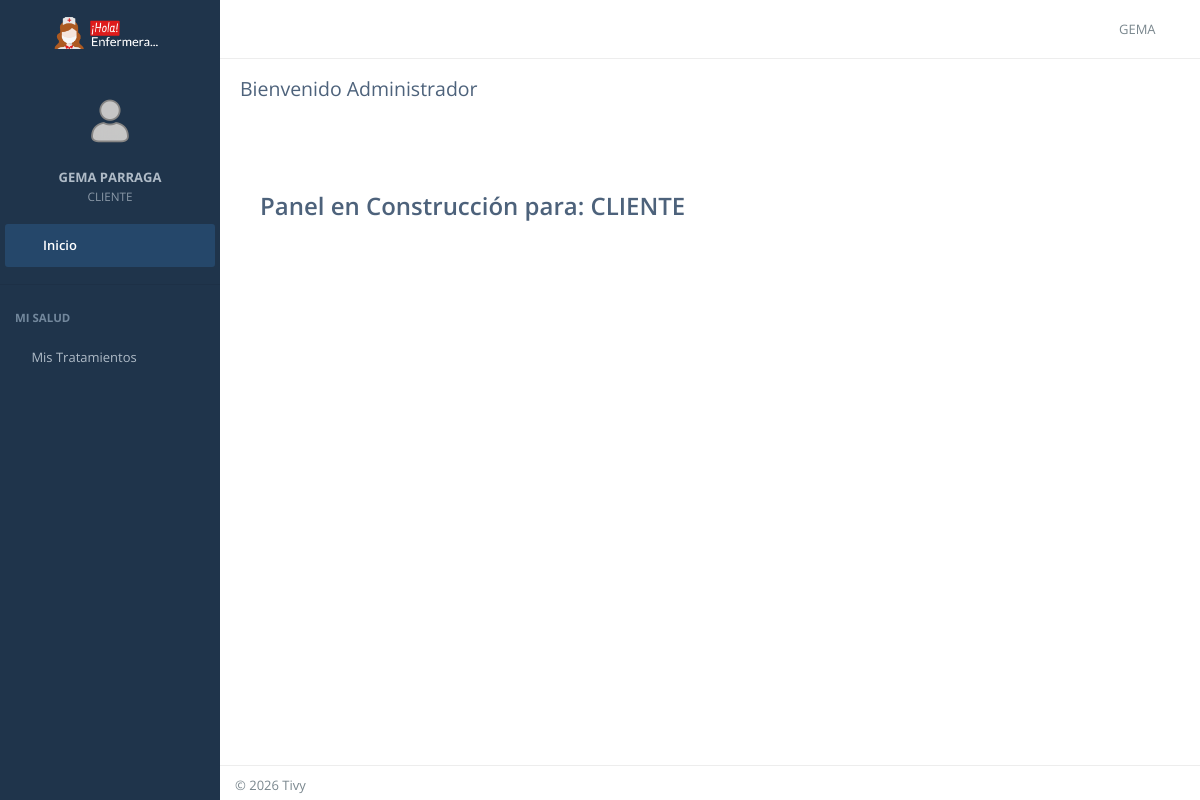
Page /dashboard/ (signed in) on the committed database.
### CoreApps/users/models.py (models this page shows, shortened)
class User(AbstractUser):
    class Roles(models.TextChoices):
        CLIENTE = 'CLIENTE', _('Cliente')
        ENFERMERO = 'ENFERMERO', _('Enfermero')
        SUPERVISOR = 'SUPERVISOR', _('Supervisor')
        ADMINISTRADOR = 'ADMINISTRADOR', _('Administrador')
        SUPERADMIN = 'SUPERADMIN', _('Super Administrador')
    email = models.EmailField(_('Correo Electrónico'), unique=True)
    groups = models.ManyToManyField(
        Group,
        verbose_name=_('groups'),
        blank=True,
        help_text=_('The groups this user belongs to.'),
        related_name="custom_user_groups",  # Nombre único para evitar el choque
        related_query_name="user",
    )
    user_permissions = models.ManyToManyField(
        Permission,
        verbose_name=_('user permissions'),
        blank=True,
        help_text=_('Specific permissions for this user.'),
        related_name="custom_user_permissions", # Nombre único para evitar el choque
        related_query_name="user",
    )
    rol = models.CharField(
        max_length=20,
        choices=Roles.choices,
        default=Roles.CLIENTE,
        verbose_name=_('Rol en el sistema')
    )
    cedula = models.CharField(
        _('Cédula / RUC'),
        max_length=13,
        unique=True,
        blank=True,
        null=True
    )
    telefono = models.CharField(
        _('Teléfono Celular'),
        max_length=20,
        blank=True,
        null=True,
        help_text=_('Número principal para contacto')
    )
    foto = models.ImageField(upload_to='perfiles/fotos/', blank=True, null=True)
    USERNAME_FIELD = 'email'
    REQUIRED_FIELDS = ['username', 'first_name', 'last_name', 'cedula']
    class Meta:
        verbose_name = _('Usuario')
        verbose_name_plural = _('Usuarios')

### CoreApps/main/views.py (the view)
# urls.py: path('dashboard/', DashboardView.as_view(), name='dashboard'), # localhost:8000/dashboard/
class DashboardView(LoginRequiredMixin, TemplateView):
    def get_template_names(self):
        user = self.request.user
        if user.rol in ['ADMINISTRADOR', 'SUPERADMIN', 'SUPERVISOR'] or user.is_superuser:
            return ['main/dashboard/admin_home.html']
        elif user.rol == 'ENFERMERO':
            return ['main/dashboard/nurse_home.html']
        else:
            return ['main/dashboard/client_home.html']
    def get_context_data(self, **kwargs):
        context = super().get_context_data(**kwargs)
        context['user_role'] = self.request.user.rol
        return context

### templates/main/dashboard/client_home.html
{% extends 'layouts/dashboard_base.html' %}
{% block title %}Panel Admin{% endblock %} {% block page_title %}Bienvenido Administrador{% endblock %} {% block content %}
    <div class="panel">
        <div class="panel-body">
            <h3>Panel en Construcción para: {{ user.rol }}</h3>
        </div>
    </div>
{% endblock %}

### templates/includes/dashboard/navbar.html (shortened to what this page needs)
{% load static %}
<header id="navbar">
    <div id="navbar-container" class="boxed">
        <div class="navbar-header">
            <a href="{% url 'dashboard' %}" class="navbar-brand">
                <div class="brand-custom-wrapper">
                    <img src="{% static 'img/logo-hola-enfermera2.png' %}"
                         alt="Hola Enfermera"
                         class="logo-image logo-lg">
                </div>
            </a>
        </div>
        <div class="navbar-content">
            <ul class="nav navbar-top-links pull-left">
                <li class="tgl-menu-btn">
                    <a class="mainnav-toggle" href="#">
                        <i class="demo-pli-list-view"></i>
                    </a>
                </li>
            </ul>
            <ul class="nav navbar-top-links pull-right">
                <li id="dropdown-user" class="dropdown">
                    <a href="#" data-toggle="dropdown" class="dropdown-toggle text-right">
                        <span class="ic-user pull-right">
                            <i class="demo-pli-male"></i>
                        </span>
                        <div class="username hidden-xs">{{ user.first_name }}</div>
                    </a>
                </li>
            </ul>
        </div>
    </div>
</header>

### templates/includes/dashboard/menu.html (shortened to what this page needs)
{% load static %}
<nav id="mainnav-container">
    <div id="mainnav">
        <div id="mainnav-menu-wrap">
            <div class="nano">
                <div class="nano-content">
                    <div id="mainnav-profile" class="mainnav-profile">
                        <div class="profile-wrap text-center">
                            <div class="pad-btm">
                                {% if user.foto %}
                                    <img class="img-circle img-md" src="{{ user.foto.url }}" alt="Foto">
                                {% else %}
                                    <img class="img-circle img-md" src="{% static 'img/profile-photos/user.png' %}" alt="Foto">
                                {% endif %}
                            </div>
                            <a href="#profile-nav" class="box-block" data-toggle="collapse" aria-expanded="false">
                                <p class="mnp-name">{{ user.get_full_name }}</p>
                                <span class="mnp-desc">{{ user.rol }}</span>
                            </a>
                        </div>
                    </div>
                    <ul id="mainnav-menu" class="list-group">
    <li class="active-link">
        <a href="{% url 'dashboard' %}">
            <i class="demo-pli-home"></i>
            <span class="menu-title">Inicio</span>
        </a>
    </li>
    {% if user.rol == 'CLIENTE' %}
        <li class="list-divider"></li>
        <li class="list-header">Mi Salud</li>
        <li>
            <a href="#">
                <span class="menu-title">Mis Tratamientos</span>
            </a>
        </li>
    {% endif %}
</ul>
                </div>
            </div>
        </div>
    </div>
</nav>

### static/css/dashboard.css (style rules this page uses)
body { margin: 0; padding: 0; min-height: 100vh; }
.navbar-brand img { height: 40px; }

### templates/includes/dashboard/navbar.html (style rules this page uses)
.brand-custom-wrapper { width: 100%; height: 100%; display: flex; align-items: center; justify-content: center; position: relative; }
.logo-image { max-height: 40px; width: auto; object-fit: contain; transition: all 0.3s ease; }
#container.mainnav-lg .logo-lg { display: block; }
.navbar-brand { padding: 0 !important; }

### rows in the picture
User: first_name "GEMA", rol "CLIENTE", get_full_name "GEMA PARRAGA"
